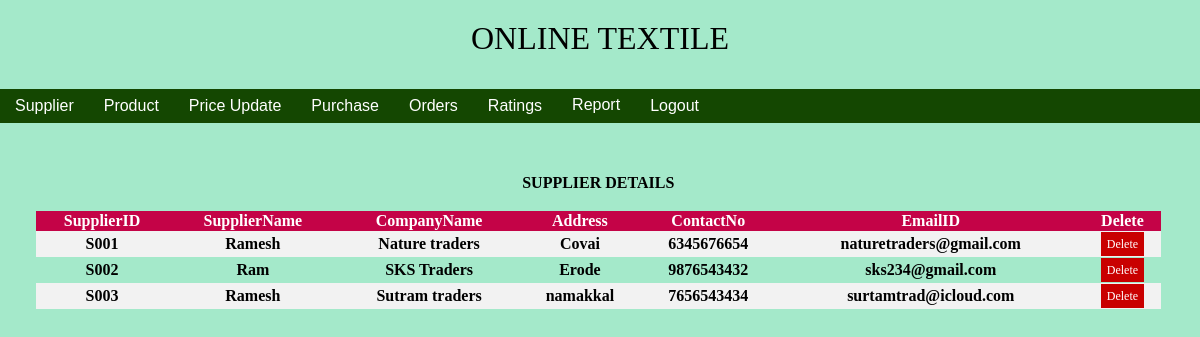
/ViewSupplier.php, run on the app's committed database.
### tables this page shows
CREATE TABLE IF NOT EXISTS `suppliertable` (
  `SupplierID` varchar(50) NOT NULL,
  `SupplierName` varchar(50) NOT NULL,
  `CompanyName` varchar(20) NOT NULL,
  `Address` varchar(250) NOT NULL,
  `ContactNo` varchar(10) NOT NULL,
  `EmailID` varchar(50) NOT NULL,
  PRIMARY KEY (`SupplierID`)
);

### ViewSupplier.php (the view, shortened to what this page needs)
<html>
<head>
<link rel="stylesheet" type="text/css" href="Style.css"></link>
</head>
<body id="bdy">
	<?php
	include('HeaderAdmin.php');
	include('Db.php');
	?>
	<form action="ViewSupplierCode.php" method="POST">
	<table class="mygrid" align="center">
		<tr><td colspan="7">SUPPLIER DETAILS<br><br><td><tr>
		<tr><th>SupplierID</th><th>SupplierName</th><th>CompanyName</th><th>Address</th><th>ContactNo</th><th>EmailID</th><th>Delete</th></tr>
		<?php
		$query = mysql_query("Select SupplierID, SupplierName, CompanyName, Address, ContactNo, EmailID From SupplierTable",$con);
		While($r = mysql_fetch_array($query))
		{
			echo "<tr><td>" . $r['SupplierID'] . "</td><td>" . $r['SupplierName'] . "</td><td>" . $r['CompanyName'] . "</td><td>" . $r['Address'] . "</td><td>" . $r['ContactNo'] . "</td><td>" . $r['EmailID'] . "</td><td><input type='submit' name='" . $r['SupplierID'] . "' value='Delete' class='btn_delete'/></td></tr>";
		}
		?>
	</table>
	</form>
</body>
</html>

### Style.css (style rules this page uses)
body,html { margin:0; padding: 0; font-size: 16px; font-family: Arial; background-color: #a4e9ca; background-repeat: no-repeat; background-position: fixed; background-size: cover; }
div, table { text-align:center; }
.btn_delete { background-color:#c90000; border:none; height:24px; color:White; font-family:Cambria; font-size:12px; }
.mygrid { width:94%; margin-top:50px; font-size:16px; font-family:Cambria; font-weight:bold; border-collapse:collapse; }
.mygrid tr:nth-child(even) { background-color: #f2f2f2 }
th { background-color: #c40347;; color: white; }

### data on the page
suppliertable: SupplierID "S001", SupplierName "Ramesh", CompanyName "Nature traders", Address "Covai", ContactNo "6345676654", EmailID "naturetraders@gmail.com"
suppliertable: SupplierID "S002", SupplierName "Ram", CompanyName "SKS Traders", Address "Erode", ContactNo "9876543432", EmailID "sks234@gmail.com"
suppliertable: SupplierID "S003", SupplierName "Ramesh", CompanyName "Sutram traders", Address "namakkal", ContactNo "7656543434", EmailID "surtamtrad@icloud.com"
